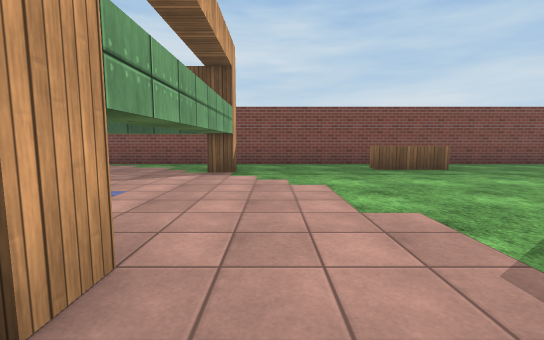
view 1 (above)

16 first-person views from a walk through a scene from a Unity 3-D project. The camera is 1.2 m above the floor, tilts 6° down and sees 90° across. The floor is counted in squares, 2 m on a side. Each view is taken from the middle of a square. On the plan, view 1 faces up. The plan holds only what a view shows up to about 9 squares ahead; the rest is blank. The player character is not drawn. Surface patterns are stand-ins for the level's own textures.

view 2
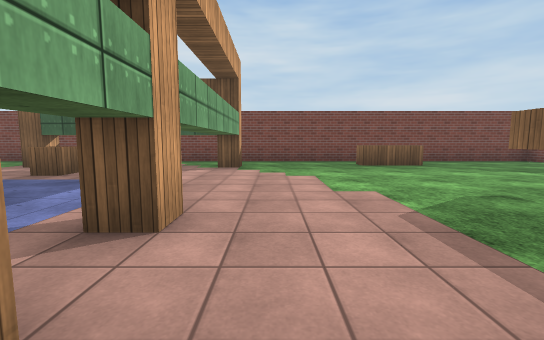

view 3
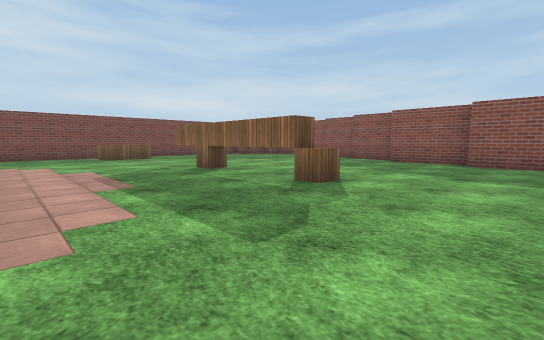

view 4
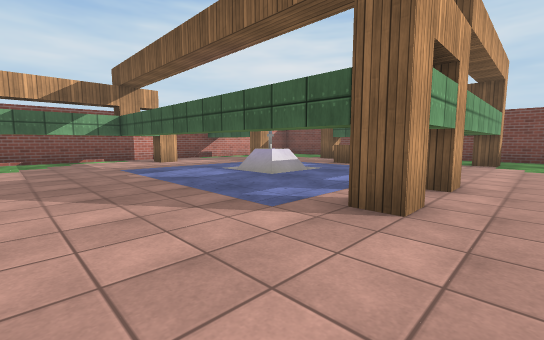

view 5
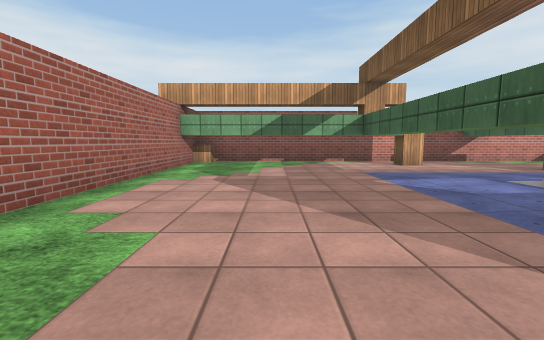

view 6
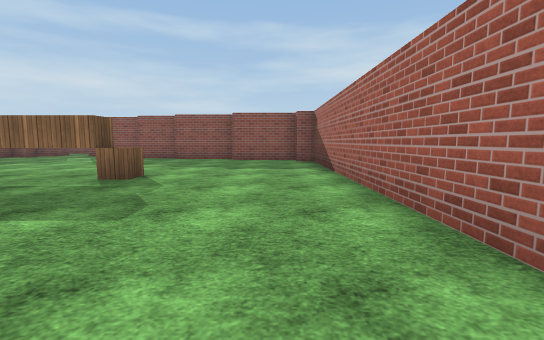

view 7
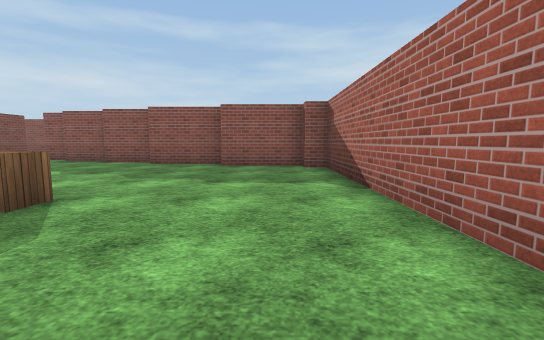

view 8
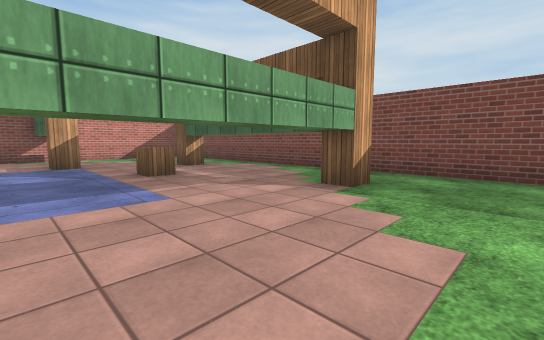

view 9
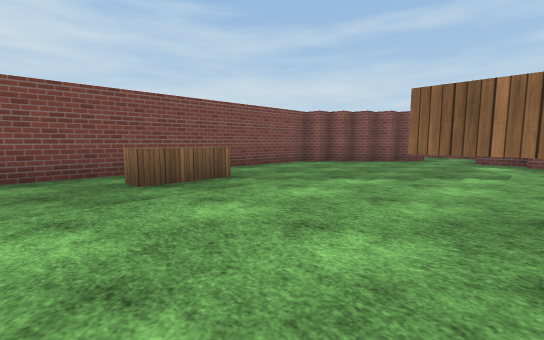

view 10
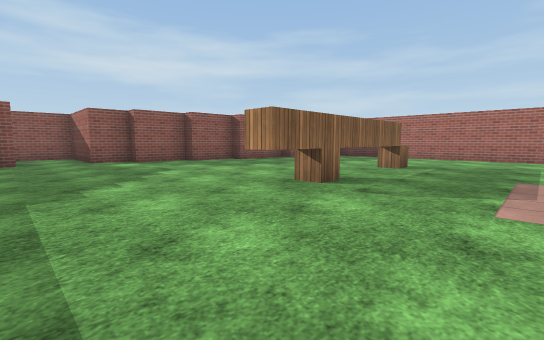

view 11
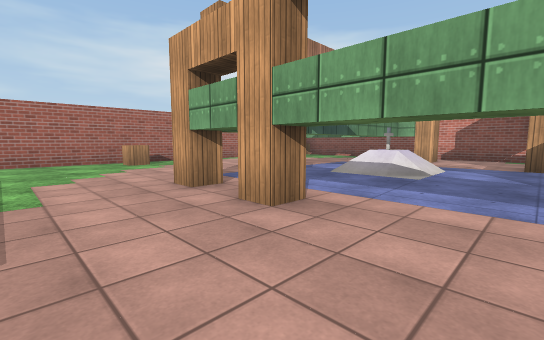

view 12
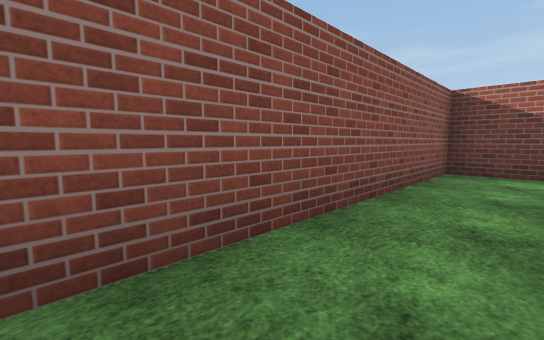

view 13
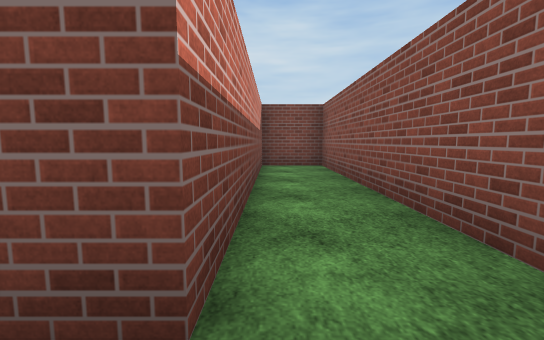

view 14
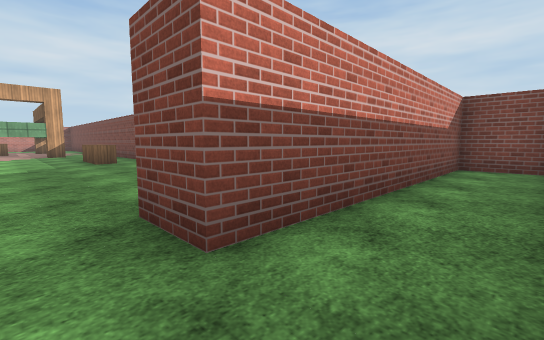

view 15
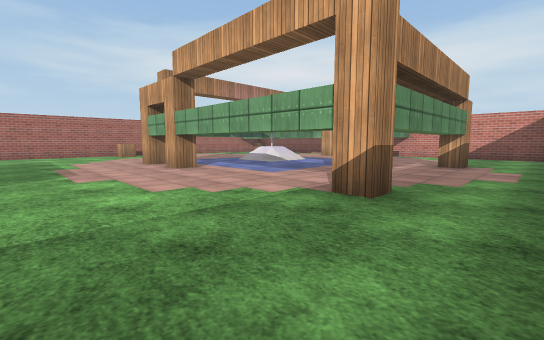

view 16
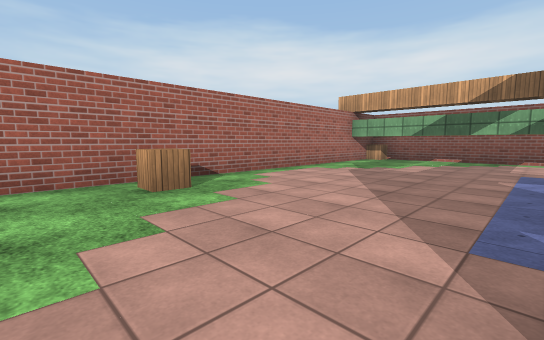

### Floor plan
Key: @ floor where view 1 was taken; # wall or solid block; . floor; ^ raised ledge; T thing the floor can be seen under or through; O other object.
Columns run from 10 left of view 1 to 13 right of it. Each row starts with its distance up from view 1.
 11                     ####
 10                     #..#
  9                     #..#
  8   ################# #..#
  7 #.................###..#
  6 #....TTTTT...^.....##..#
  5 #........T..........#..#
  4 #.....^..T.............#
  3 ####.....T..........####
  2 #........T....T.....#
  1 #.....O..T....T.....#
  0 #.TTTTTTTT@...T....##
 -1 #.T...........T....#
 -2 #.T................#
 -3 #.T...............##
 -4 #.T...............#
 -5 ###...............#
 -6   #################

Positions as (right, up) in squares from view 1, and headings:
1: (0, 0), facing up
2: (0, -1), facing up
3: (0, -4), facing up-right
4: (0, -3), facing up-left
5: (-1, -3), facing left
6: (-1, -4), facing right
7: (1, -4), facing right
8: (1, 2), facing up-left
9: (1, 2), facing up-right
10: (1, 5), facing down-right
11: (1, 3), facing down-left
12: (11, 9), facing down-right
13: (11, 4), facing up
14: (12, 4), facing up-left
15: (2, 7), facing down-left
16: (0, -1), facing down-left
